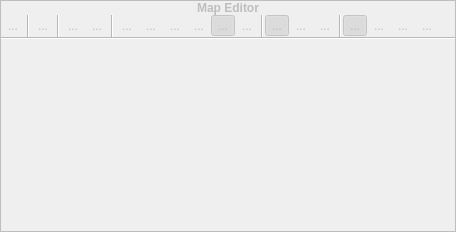
      <widget class="QFrame" name="frmMapEditor">
       <property name="enabled">
        <bool>false</bool>
       </property>
       <property name="frameShape">
        <enum>QFrame::Box</enum>
       </property>
       <property name="frameShadow">
        <enum>QFrame::Plain</enum>
       </property>
       <layout class="QVBoxLayout" name="verticalLayout_2">
        <property name="spacing">
         <number>0</number>
        </property>
        <property name="margin">
         <number>0</number>
        </property>
        <item>
         <widget class="QLabel" name="label_2">
          <property name="sizePolicy">
           <sizepolicy hsizetype="Preferred" vsizetype="Fixed">
            <horstretch>0</horstretch>
            <verstretch>0</verstretch>
           </sizepolicy>
          </property>
          <property name="font">
           <font>
            <weight>75</weight>
            <bold>true</bold>
           </font>
          </property>
          <property name="text">
           <string>Map Editor</string>
          </property>
          <property name="alignment">
           <set>Qt::AlignCenter</set>
          </property>
         </widget>
        </item>
        <item>
         <layout class="QHBoxLayout" name="horizontalLayout_3">
          <property name="spacing">
           <number>0</number>
          </property>
          <item>
           <widget class="QToolButton" name="toolRenderPreview">
            <property name="enabled">
             <bool>false</bool>
            </property>
            <property name="toolTip">
             <string>Preview</string>
            </property>
            <property name="statusTip">
             <string>Display a preview of the map (with background)</string>
            </property>
            <property name="text">
             <string>...</string>
            </property>
            <property name="icon">
             <iconset resource="gui_icons.qrc">
              <normaloff>:/icons/previewmap.png</normaloff>:/icons/previewmap.png</iconset>
            </property>
            <property name="iconSize">
             <size>
              <width>16</width>
              <height>16</height>
             </size>
            </property>
            <property name="autoRaise">
             <bool>true</bool>
            </property>
           </widget>
          </item>
          <item>
           <widget class="Line" name="line">
            <property name="styleSheet">
             <string notr="true">QFrame
{
	min-width: 0px;
	max-width: 0px;
	border-style: none groove none none;
	border-width: 0px 2px 0px 0px;
	border-color: palette(mid);
	margin: 0px 2px 0px 2px;
}</string>
            </property>
            <property name="orientation">
             <enum>Qt::Vertical</enum>
            </property>
           </widget>
          </item>
          <item>
           <widget class="QToolButton" name="bToggleGrid">
            <property name="toolTip">
             <string>Toggle Grid</string>
            </property>
            <property name="text">
             <string>...</string>
            </property>
            <property name="icon">
             <iconset resource="gui_icons.qrc">
              <normaloff>:/icons/gridIcon.png</normaloff>:/icons/gridIcon.png</iconset>
            </property>
            <property name="checkable">
             <bool>true</bool>
            </property>
            <property name="autoRaise">
             <bool>true</bool>
            </property>
           </widget>
          </item>
          <item>
           <widget class="Line" name="line_6">
            <property name="styleSheet">
             <string notr="true">QFrame
{
	min-width: 0px;
	max-width: 0px;
	border-style: none groove none none;
	border-width: 0px 2px 0px 0px;
	border-color: palette(mid);
	margin: 0px 2px 0px 2px;
}</string>
            </property>
            <property name="orientation">
             <enum>Qt::Vertical</enum>
            </property>
           </widget>
          </item>
          <item>
           <widget class="QToolButton" name="tbUndo">
            <property name="enabled">
             <bool>false</bool>
            </property>
            <property name="toolTip">
             <string>Undo</string>
            </property>
            <property name="statusTip">
             <string>Undo</string>
            </property>
            <property name="text">
             <string>...</string>
            </property>
            <property name="icon">
             <iconset resource="gui_icons.qrc">
              <normaloff>:/icons/undo.png</normaloff>:/icons/undo.png</iconset>
            </property>
            <property name="autoRaise">
             <bool>true</bool>
            </property>
           </widget>
          </item>
          <item>
           <widget class="QToolButton" name="tbRedo">
            <property name="enabled">
             <bool>false</bool>
            </property>
            <property name="toolTip">
             <string>Redo</string>
            </property>
            <property name="statusTip">
             <string>Redo</string>
            </property>
            <property name="text">
             <string>...</string>
            </property>
            <property name="icon">
             <iconset resource="gui_icons.qrc">
              <normaloff>:/icons/redo.png</normaloff>:/icons/redo.png</iconset>
            </property>
            <property name="autoRaise">
             <bool>true</bool>
            </property>
           </widget>
          </item>
          <item>
           <widget class="Line" name="line_2">
            <property name="styleSheet">
             <string notr="true">QFrame
{
	min-width: 0px;
	max-width: 0px;
	border-style: none groove none none;
	border-width: 0px 2px 0px 0px;
	border-color: palette(mid);
	margin: 0px 2px 0px 2px;
}</string>
            </property>
            <property name="orientation">
             <enum>Qt::Vertical</enum>
            </property>
           </widget>
          </item>
          <item>
           <widget class="QToolButton" name="toolMakeSelection">
            <property name="enabled">
             <bool>false</bool>
            </property>
            <property name="toolTip">
             <string>Select</string>
            </property>
            <property name="statusTip">
             <string>Select a rectangular area</string>
            </property>
            <property name="text">
             <string>...</string>
            </property>
            <property name="icon">
             <iconset resource="gui_icons.qrc">
              <normaloff>:/icons/select.png</normaloff>:/icons/select.png</iconset>
            </property>
            <property name="iconSize">
             <size>
              <width>16</width>
              <height>16</height>
             </size>
            </property>
            <property name="checkable">
             <bool>true</bool>
            </property>
            <property name="autoRaise">
             <bool>true</bool>
            </property>
           </widget>
          </item>
          <item>
           <widget class="QToolButton" name="toolDrawRectangle">
            <property name="enabled">
             <bool>false</bool>
            </property>
            <property name="toolTip">
             <string>Rectangle</string>
            </property>
            <property name="statusTip">
             <string>Draw a rectangle</string>
            </property>
            <property name="text">
             <string>...</string>
            </property>
            <property name="icon">
             <iconset resource="gui_icons.qrc">
              <normaloff>:/icons/drawrectangle.png</normaloff>:/icons/drawrectangle.png</iconset>
            </property>
            <property name="iconSize">
             <size>
              <width>16</width>
              <height>16</height>
             </size>
            </property>
            <property name="checkable">
             <bool>true</bool>
            </property>
            <property name="autoRaise">
             <bool>true</bool>
            </property>
           </widget>
          </item>
          <item>
           <widget class="QToolButton" name="toolDrawCircle">
            <property name="enabled">
             <bool>false</bool>
            </property>
            <property name="toolTip">
             <string>Circle</string>
            </property>
            <property name="statusTip">
             <string>Draw a circle</string>
            </property>
            <property name="text">
             <string>...</string>
            </property>
            <property name="icon">
             <iconset resource="gui_icons.qrc">
              <normaloff>:/icons/drawcircle.png</normaloff>:/icons/drawcircle.png</iconset>
            </property>
            <property name="iconSize">
             <size>
              <width>16</width>
              <height>16</height>
             </size>
            </property>
            <property name="checkable">
             <bool>true</bool>
            </property>
            <property name="autoRaise">
             <bool>true</bool>
            </property>
           </widget>
          </item>
          <item>
           <widget class="QToolButton" name="toolBucketFill">
            <property name="enabled">
             <bool>false</bool>
            </property>
            <property name="toolTip">
             <string>Fill</string>
            </property>
            <property name="statusTip">
             <string>Fill an area</string>
            </property>
            <property name="text">
             <string>...</string>
            </property>
            <property name="icon">
             <iconset resource="gui_icons.qrc">
              <normaloff>:/icons/fill.png</normaloff>:/icons/fill.png</iconset>
            </property>
            <property name="iconSize">
             <size>
              <width>16</width>
              <height>16</height>
             </size>
            </property>
            <property name="checkable">
             <bool>true</bool>
            </property>
            <property name="autoRaise">
             <bool>true</bool>
            </property>
           </widget>
          </item>
          <item>
           <widget class="QToolButton" name="toolPencil">
            <property name="enabled">
             <bool>false</bool>
            </property>
            <property name="toolTip">
             <string>Pencil</string>
            </property>
            <property name="statusTip">
             <string>Draw one space at a time</string>
            </property>
            <property name="text">
             <string>...</string>
            </property>
            <property name="icon">
             <iconset resource="gui_icons.qrc">
              <normaloff>:/icons/pencil.png</normaloff>:/icons/pencil.png</iconset>
            </property>
            <property name="iconSize">
             <size>
              <width>16</width>
              <height>16</height>
             </size>
            </property>
            <property name="checkable">
             <bool>true</bool>
            </property>
            <property name="checked">
             <bool>true</bool>
            </property>
            <property name="autoRaise">
             <bool>true</bool>
            </property>
           </widget>
          </item>
          <item>
           <widget class="QToolButton" name="toolTiling">
            <property name="enabled">
             <bool>false</bool>
            </property>
            <property name="toolTip">
             <string>Tiling</string>
            </property>
            <property name="statusTip">
             <string>Edit auto tiles tiling directions</string>
            </property>
            <property name="text">
             <string>...</string>
            </property>
            <property name="icon">
             <iconset resource="gui_icons.qrc">
              <normaloff>:/icons/tileability.png</normaloff>:/icons/tileability.png</iconset>
            </property>
            <property name="iconSize">
             <size>
              <width>16</width>
              <height>16</height>
             </size>
            </property>
            <property name="checkable">
             <bool>true</bool>
            </property>
            <property name="autoRaise">
             <bool>true</bool>
            </property>
           </widget>
          </item>
          <item>
           <widget class="Line" name="line_4">
            <property name="styleSheet">
             <string notr="true">QFrame
{
	min-width: 0px;
	max-width: 0px;
	border-style: none groove none none;
	border-width: 0px 2px 0px 0px;
	border-color: palette(mid);
	margin: 0px 2px 0px 2px;
}</string>
            </property>
            <property name="orientation">
             <enum>Qt::Vertical</enum>
            </property>
           </widget>
          </item>
          <item>
           <widget class="QToolButton" name="bEditLayers">
            <property name="toolTip">
             <string>Edit Layers</string>
            </property>
            <property name="statusTip">
             <string>Edit Layers</string>
            </property>
            <property name="text">
             <string>...</string>
            </property>
            <property name="icon">
             <iconset resource="gui_icons.qrc">
              <normaloff>:/icons/layers.png</normaloff>:/icons/layers.png</iconset>
            </property>
            <property name="checkable">
             <bool>true</bool>
            </property>
            <property name="checked">
             <bool>true</bool>
            </property>
            <property name="autoRaise">
             <bool>true</bool>
            </property>
           </widget>
          </item>
          <item>
           <widget class="QToolButton" name="bEditPassability">
            <property name="toolTip">
             <string>Edit Passability</string>
            </property>
            <property name="statusTip">
             <string>Edit Passability</string>
            </property>
            <property name="text">
             <string>...</string>
            </property>
            <property name="icon">
             <iconset resource="gui_icons.qrc">
              <normaloff>:/icons/tileability.png</normaloff>:/icons/tileability.png</iconset>
            </property>
            <property name="checkable">
             <bool>true</bool>
            </property>
            <property name="autoRaise">
             <bool>true</bool>
            </property>
           </widget>
          </item>
          <item>
           <widget class="QToolButton" name="editEventLayer">
            <property name="enabled">
             <bool>false</bool>
            </property>
            <property name="toolTip">
             <string>Edit Events</string>
            </property>
            <property name="statusTip">
             <string>Edit the event layer</string>
            </property>
            <property name="text">
             <string>...</string>
            </property>
            <property name="icon">
             <iconset resource="gui_icons.qrc">
              <normaloff>:/icons/editeventlayer.png</normaloff>:/icons/editeventlayer.png</iconset>
            </property>
            <property name="iconSize">
             <size>
              <width>16</width>
              <height>16</height>
             </size>
            </property>
            <property name="checkable">
             <bool>true</bool>
            </property>
            <property name="autoRaise">
             <bool>true</bool>
            </property>
           </widget>
          </item>
          <item>
           <widget class="Line" name="line_3">
            <property name="styleSheet">
             <string notr="true">QFrame
{
	min-width: 0px;
	max-width: 0px;
	border-style: none groove none none;
	border-width: 0px 2px 0px 0px;
	border-color: palette(mid);
	margin: 0px 2px 0px 2px;
}</string>
            </property>
            <property name="orientation">
             <enum>Qt::Vertical</enum>
            </property>
           </widget>
          </item>
          <item>
           <widget class="QToolButton" name="zoom1to1">
            <property name="enabled">
             <bool>false</bool>
            </property>
            <property name="toolTip">
             <string>1/1</string>
            </property>
            <property name="statusTip">
             <string>Zoom to a 1/1 ratio</string>
            </property>
            <property name="text">
             <string>...</string>
            </property>
            <property name="icon">
             <iconset resource="gui_icons.qrc">
              <normaloff>:/icons/zoom1_1.png</normaloff>:/icons/zoom1_1.png</iconset>
            </property>
            <property name="iconSize">
             <size>
              <width>16</width>
              <height>16</height>
             </size>
            </property>
            <property name="checkable">
             <bool>true</bool>
            </property>
            <property name="checked">
             <bool>true</bool>
            </property>
            <property name="autoRaise">
             <bool>true</bool>
            </property>
           </widget>
          </item>
          <item>
           <widget class="QToolButton" name="zoom1to2">
            <property name="toolTip">
             <string>1/2</string>
            </property>
            <property name="statusTip">
             <string>Zoom to a 1/2 ratio</string>
            </property>
            <property name="text">
             <string>...</string>
            </property>
            <property name="icon">
             <iconset resource="gui_icons.qrc">
              <normaloff>:/icons/zoom1_2.png</normaloff>:/icons/zoom1_2.png</iconset>
            </property>
            <property name="iconSize">
             <size>
              <width>16</width>
              <height>16</height>
             </size>
            </property>
            <property name="checkable">
             <bool>true</bool>
            </property>
            <property name="autoRaise">
             <bool>true</bool>
            </property>
           </widget>
          </item>
          <item>
           <widget class="QToolButton" name="zoom1to4">
            <property name="toolTip">
             <string>1/4</string>
            </property>
            <property name="statusTip">
             <string>Zoom to a 1/4 ratio</string>
            </property>
            <property name="text">
             <string>...</string>
            </property>
            <property name="icon">
             <iconset resource="gui_icons.qrc">
              <normaloff>:/icons/zoom1_4.png</normaloff>:/icons/zoom1_4.png</iconset>
            </property>
            <property name="iconSize">
             <size>
              <width>16</width>
              <height>16</height>
             </size>
            </property>
            <property name="checkable">
             <bool>true</bool>
            </property>
            <property name="autoRaise">
             <bool>true</bool>
            </property>
           </widget>
          </item>
          <item>
           <widget class="QToolButton" name="zoom1to8">
            <property name="toolTip">
             <string>1/8</string>
            </property>
            <property name="statusTip">
             <string>Zoom to a 1/8 ratio</string>
            </property>
            <property name="text">
             <string>...</string>
            </property>
            <property name="icon">
             <iconset resource="gui_icons.qrc">
              <normaloff>:/icons/zoom1_8.png</normaloff>:/icons/zoom1_8.png</iconset>
            </property>
            <property name="iconSize">
             <size>
              <width>16</width>
              <height>16</height>
             </size>
            </property>
            <property name="checkable">
             <bool>true</bool>
            </property>
            <property name="autoRaise">
             <bool>true</bool>
            </property>
           </widget>
          </item>
          <item>
           <spacer name="spacer">
            <property name="orientation">
             <enum>Qt::Horizontal</enum>
            </property>
            <property name="sizeHint" stdset="0">
             <size>
              <width>16</width>
              <height>22</height>
             </size>
            </property>
           </spacer>
          </item>
         </layout>
        </item>
        <item>
         <widget class="Line" name="line_5">
          <property name="styleSheet">
           <string notr="true">QFrame
{
	min-height: 0px;
	max-height: 0px;
	border-style: groove none none none;
	border-width: 2px 0px 0px 0px;
	border-color: palette(mid);
}</string>
          </property>
          <property name="orientation">
           <enum>Qt::Horizontal</enum>
          </property>
         </widget>
        </item>
        <item>
         <widget class="MapView" name="gvMapEditor">
          <property name="sizePolicy">
           <sizepolicy hsizetype="Expanding" vsizetype="Expanding">
            <horstretch>0</horstretch>
            <verstretch>0</verstretch>
           </sizepolicy>
          </property>
          <property name="mouseTracking">
           <bool>true</bool>
          </property>
          <property name="focusPolicy">
           <enum>Qt::ClickFocus</enum>
          </property>
          <property name="frameShape">
           <enum>QFrame::NoFrame</enum>
          </property>
         </widget>
        </item>
       </layout>
      </widget>
